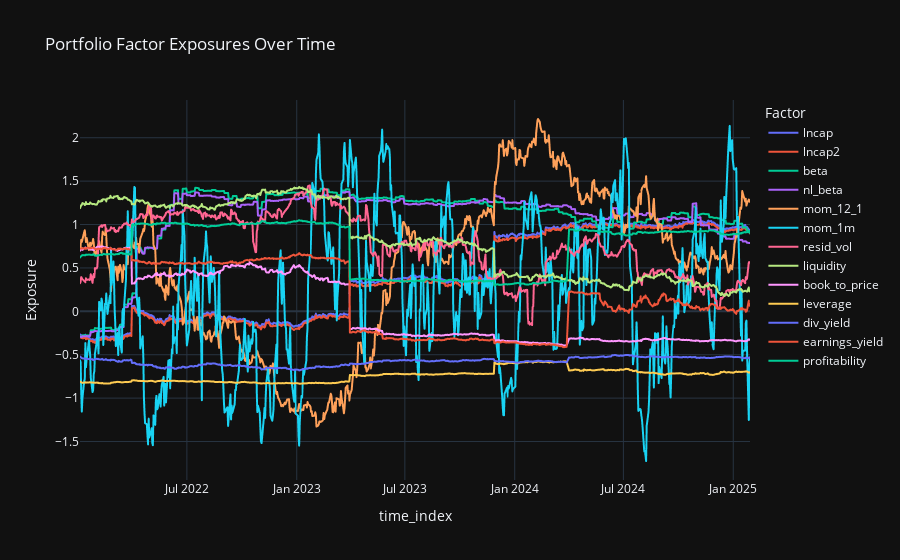

The code cell stored with this chart in its notebook:
### Markdown cell above
## 3. Compute Portfolio Exposures Over Time
Aggregate asset exposures into portfolio exposures:

$$ x_f(t) = \sum_i w_i \, X_{i,f}(t) $$

### Code cell
# 3. Compute portfolio exposures
port_expo = pfa.portfolio_exposure_df.reset_index().melt(
    id_vars='time_index', var_name='Factor', value_name='Exposure'
)
fig = px.line(port_expo, x='time_index', y='Exposure', color='Factor',
              title='Portfolio Factor Exposures Over Time')
fig.show()

### Figure 1 — Plotly figure (JSON) as saved in the notebook; plotly's stock layout.template omitted (floating-point values rounded to 4 significant figures; data arrays with more than 128 entries replaced by an {"elided": "..."} marker saying what was removed)
{"data": [{"hovertemplate": "Factor=lncap<br>time_index=%{x}<br>Exposure=%{y}<extra></extra>", "legendgroup": "lncap", "line": {"color": "#636efa", "dash": "solid"}, "marker": {"symbol": "circle"}, "mode": "lines", "name": "lncap", "showlegend": true, "x": {"elided": "772 str values"}, "xaxis": "x", "y": {"elided": "772 float values"}, "yaxis": "y", "type": "scattergl"}, {"hovertemplate": "Factor=lncap2<br>time_index=%{x}<br>Exposure=%{y}<extra></extra>", "legendgroup": "lncap2", "line": {"color": "#EF553B", "dash": "solid"}, "marker": {"symbol": "circle"}, "mode": "lines", "name": "lncap2", "showlegend": true, "x": {"elided": "772 str values"}, "xaxis": "x", "y": {"elided": "772 float values"}, "yaxis": "y", "type": "scattergl"}, {"hovertemplate": "Factor=beta<br>time_index=%{x}<br>Exposure=%{y}<extra></extra>", "legendgroup": "beta", "line": {"color": "#00cc96", "dash": "solid"}, "marker": {"symbol": "circle"}, "mode": "lines", "name": "beta", "showlegend": true, "x": {"elided": "772 str values"}, "xaxis": "x", "y": {"elided": "772 float values"}, "yaxis": "y", "type": "scattergl"}, {"hovertemplate": "Factor=nl_beta<br>time_index=%{x}<br>Exposure=%{y}<extra></extra>", "legendgroup": "nl_beta", "line": {"color": "#ab63fa", "dash": "solid"}, "marker": {"symbol": "circle"}, "mode": "lines", "name": "nl_beta", "showlegend": true, "x": {"elided": "772 str values"}, "xaxis": "x", "y": {"elided": "772 float values"}, "yaxis": "y", "type": "scattergl"}, {"hovertemplate": "Factor=mom_12_1<br>time_index=%{x}<br>Exposure=%{y}<extra></extra>", "legendgroup": "mom_12_1", "line": {"color": "#FFA15A", "dash": "solid"}, "marker": {"symbol": "circle"}, "mode": "lines", "name": "mom_12_1", "showlegend": true, "x": {"elided": "772 str values"}, "xaxis": "x", "y": {"elided": "772 float values"}, "yaxis": "y", "type": "scattergl"}, {"hovertemplate": "Factor=mom_1m<br>time_index=%{x}<br>Exposure=%{y}<extra></extra>", "legendgroup": "mom_1m", "line": {"color": "#19d3f3", "dash": "solid"}, "marker": {"symbol": "circle"}, "mode": "lines", "name": "mom_1m", "showlegend": true, "x": {"elided": "772 str values"}, "xaxis": "x", "y": {"elided": "772 float values"}, "yaxis": "y", "type": "scattergl"}, {"hovertemplate": "Factor=resid_vol<br>time_index=%{x}<br>Exposure=%{y}<extra></extra>", "legendgroup": "resid_vol", "line": {"color": "#FF6692", "dash": "solid"}, "marker": {"symbol": "circle"}, "mode": "lines", "name": "resid_vol", "showlegend": true, "x": {"elided": "772 str values"}, "xaxis": "x", "y": {"elided": "772 float values"}, "yaxis": "y", "type": "scattergl"}, {"hovertemplate": "Factor=liquidity<br>time_index=%{x}<br>Exposure=%{y}<extra></extra>", "legendgroup": "liquidity", "line": {"color": "#B6E880", "dash": "solid"}, "marker": {"symbol": "circle"}, "mode": "lines", "name": "liquidity", "showlegend": true, "x": {"elided": "772 str values"}, "xaxis": "x", "y": {"elided": "772 float values"}, "yaxis": "y", "type": "scattergl"}, {"hovertemplate": "Factor=book_to_price<br>time_index=%{x}<br>Exposure=%{y}<extra></extra>", "legendgroup": "book_to_price", "line": {"color": "#FF97FF", "dash": "solid"}, "marker": {"symbol": "circle"}, "mode": "lines", "name": "book_to_price", "showlegend": true, "x": {"elided": "772 str values"}, "xaxis": "x", "y": {"elided": "772 float values"}, "yaxis": "y", "type": "scattergl"}, {"hovertemplate": "Factor=leverage<br>time_index=%{x}<br>Exposure=%{y}<extra></extra>", "legendgroup": "leverage", "line": {"color": "#FECB52", "dash": "solid"}, "marker": {"symbol": "circle"}, "mode": "lines", "name": "leverage", "showlegend": true, "x": {"elided": "772 str values"}, "xaxis": "x", "y": {"elided": "772 float values"}, "yaxis": "y", "type": "scattergl"}, {"hovertemplate": "Factor=div_yield<br>time_index=%{x}<br>Exposure=%{y}<extra></extra>", "legendgroup": "div_yield", "line": {"color": "#636efa", "dash": "solid"}, "marker": {"symbol": "circle"}, "mode": "lines", "name": "div_yield", "showlegend": true, "x": {"elided": "772 str values"}, "xaxis": "x", "y": {"elided": "772 float values"}, "yaxis": "y", "type": "scattergl"}, {"hovertemplate": "Factor=earnings_yield<br>time_index=%{x}<br>Exposure=%{y}<extra></extra>", "legendgroup": "earnings_yield", "line": {"color": "#EF553B", "dash": "solid"}, "marker": {"symbol": "circle"}, "mode": "lines", "name": "earnings_yield", "showlegend": true, "x": {"elided": "772 str values"}, "xaxis": "x", "y": {"elided": "772 float values"}, "yaxis": "y", "type": "scattergl"}, {"hovertemplate": "Factor=profitability<br>time_index=%{x}<br>Exposure=%{y}<extra></extra>", "legendgroup": "profitability", "line": {"color": "#00cc96", "dash": "solid"}, "marker": {"symbol": "circle"}, "mode": "lines", "name": "profitability", "showlegend": true, "x": {"elided": "772 str values"}, "xaxis": "x", "y": {"elided": "772 float values"}, "yaxis": "y", "type": "scattergl"}], "layout": {"xaxis": {"anchor": "y", "domain": [0.0, 1.0], "title": {"text": "time_index"}}, "yaxis": {"anchor": "x", "domain": [0.0, 1.0], "title": {"text": "Exposure"}}, "legend": {"title": {"text": "Factor"}, "tracegroupgap": 0}, "title": {"text": "Portfolio Factor Exposures Over Time"}}}
